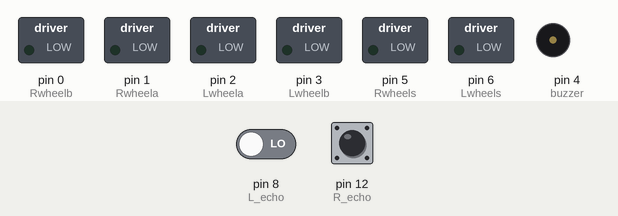
The sketch below on a simulated Arduino Uno, built with avr-gcc and run on an emulated ATmega328P. On the bench: switched loads named in the sketch (green lamp = pin HIGH), buzzer (waves = sounding). The test bench sets the inputs (shaded band); at power-on: pin 12 (R_echo) LOW, pin 8 (L_echo) LOW. Pins used as bus, display or sensor lines are not drawn.

Above: at 1.2 s.
1.3 s: pin 12 (R_echo) pulsed HIGH 5 times (0.12 s each, 0.3 s apart)
At 4.2 s:
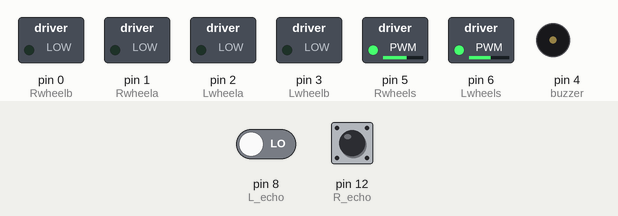
5.8 s: pin 12 (R_echo) pulsed HIGH 2 times (0.12 s each, 0.3 s apart)
At 9.13 s:
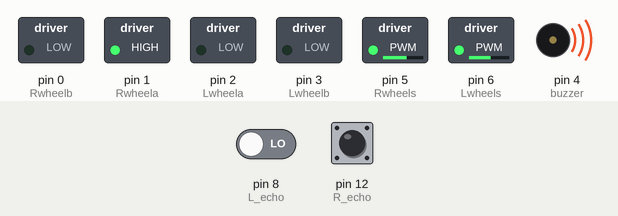
At 9.6 s:
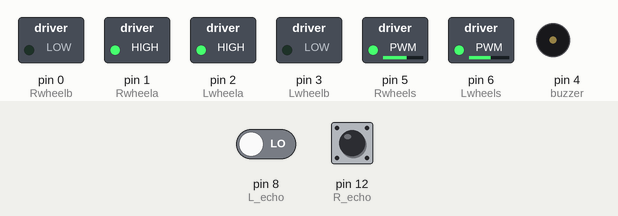
Timing chart, 0 to 12.8 s (numbered marks = the images above; inputs shaded):
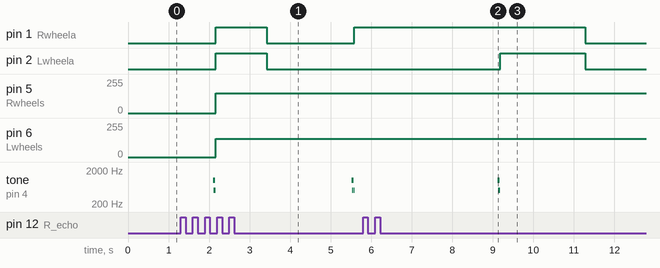

The sketch:

group16_code.ino
```cpp
#define Rwheela 1 //右馬達反轉
#define Rwheelb 0 //右馬達正轉
#define Rwheels 5 //右馬達轉速
#define Lwheela 2 //左馬達反轉
#define Lwheelb 3 //左馬達正轉
#define Lwheels 6 //左馬達轉速
#define R_trig 13
#define R_echo 12
#define L_trig 9
#define L_echo 8
#define buzzer 4

#include <SoftwareSerial.h>

double durationR, durationL, cmR=0, cmL=0;
const int leftSpeed  = 650;    //左輪轉速
const int rightSpeed = 405;    //右輪轉速
int state;

void setup()
{
  pinMode(Rwheela,OUTPUT);
  pinMode(Rwheelb,OUTPUT);
  pinMode(Lwheela,OUTPUT);
  pinMode(Lwheelb,OUTPUT);

  pinMode(Rwheels,OUTPUT);
  pinMode(Lwheels,OUTPUT);

  pinMode(R_trig,OUTPUT);
  pinMode(R_echo,INPUT);

  pinMode(L_trig,OUTPUT);
  pinMode(L_echo,INPUT);

  pinMode(buzzer,OUTPUT);

  state = 0;

  carstop();
}

void loop()
{
  double R=distanceR();
  delay(100);
  double L=distanceL();
  if((R<25 || L<25) && state != 4)
    voice();
  state = detect(R, L, state);
}
//B=0 F=1 L=2 R=3 S=4
int detect(double r, double l, int state)
{
    switch(state){
      case 0: //detect distance
        backward();
        //if(r<25 || l<25)
        if(r<17 || l<17)
            return 4;
        return 0;
      case 1:
        break;
      case 2: //turnleft
        turnLeft();
        r=distanceR();
        delay(100);
        l=distanceL();
        if(l-r<5 && (l<11 || r<11))
          return 4;
        else
          return 0;
      case 3: //turnright
        turnRight();
        r=distanceR();
        delay(100);
        l=distanceL();
        if(r-l<5 && (l<11 || r<11))
          return 4;
        else
          return 0;
      case 4: //left or right
        carstop();
        if(r-l>6)
          return 3;

        else if (l-r>6)
          return 2;

        else
          return 4;
    }
}

void voice()
{
    for(int i=0;i<2;i++)
    {
      tone(buzzer, 1000);
      delay(15);
      tone(buzzer, 500);
      delay(15);
      noTone(buzzer);
     }
}


double distanceR()
{
  digitalWrite(R_trig,LOW);
  delayMicroseconds(5);
  digitalWrite(R_trig,HIGH);
  delayMicroseconds(10);

  pinMode(R_echo, INPUT);
  durationR = pulseIn(R_echo,HIGH);
  cmR = (durationR/2)/29.1;
  return cmR;
}

double distanceL()
{
  digitalWrite(L_trig,LOW);
  delayMicroseconds(5);
  digitalWrite(L_trig,HIGH);
  delayMicroseconds(10);

  pinMode(L_echo, INPUT);
  durationL = pulseIn(L_echo,HIGH);
  cmL = (durationL/2)/29.1;
  return cmL;
}


//後退
void backward()
{
  //右馬達
  digitalWrite(Rwheela,HIGH);
  digitalWrite(Rwheelb,LOW);
  analogWrite(Rwheels,rightSpeed);
  //左馬達
  digitalWrite(Lwheela,HIGH);
  digitalWrite(Lwheelb,LOW);
  analogWrite(Lwheels,leftSpeed);

 }

//前進
void forward()
{
  //右馬達
  digitalWrite(Rwheela,LOW);
  digitalWrite(Rwheelb,HIGH);
  analogWrite(Rwheels,rightSpeed);
  //左馬達
  digitalWrite(Lwheela,LOW);
  digitalWrite(Lwheelb,HIGH);
  analogWrite(Lwheels,leftSpeed);
 }

//左轉彎
void turnLeft()
{
  //右馬達
  digitalWrite(Rwheela,LOW);
  digitalWrite(Rwheelb,LOW);
  analogWrite(Rwheels,rightSpeed);
  //左馬達
  digitalWrite(Lwheela,HIGH);
  digitalWrite(Lwheelb,LOW);
  analogWrite(Lwheels,leftSpeed);
 }

//右轉彎
void turnRight()
{
  //右馬達
  digitalWrite(Rwheela,HIGH);
  digitalWrite(Rwheels,LOW);
  analogWrite(Rwheels,rightSpeed);
  //左馬達
  digitalWrite(Lwheela,LOW);
  digitalWrite(Lwheelb,LOW);
  analogWrite(Lwheels,leftSpeed);
}

//停止
void carstop()
{
  //右馬達
  digitalWrite(Rwheela,LOW);
  digitalWrite(Rwheelb,LOW);
  //analogWrite(Rwheels,rightSpeed);
  //左馬達
  digitalWrite(Lwheela,LOW);
  digitalWrite(Lwheelb,LOW);
  //analogWrite(Lwheels,leftSpeed);
}
```

Measured:
- after the input at 5.8 s, pin 1 (Rwheela): HIGH → LOW after 5.5 s instead of 4.0 s; pin 2 (Lwheela): LOW → HIGH after 3.4 s, → LOW 2.1 s later; tone on pin 4 (buzzer): plays 1000 Hz for 0.02 s, 500 Hz for 0.02 s, 1000 Hz for 0.02 s, 500 Hz for 0.02 s, starting after 3.3 s
- by itself, tone on pin 4 (buzzer): plays 1000 Hz for 0.02 s, 500 Hz for 0.02 s, 1000 Hz for 0.02 s, 500 Hz for 0.02 s, 1000 Hz for 0.02 s, 500 Hz for 0.02 s … (8 notes in this stretch)
